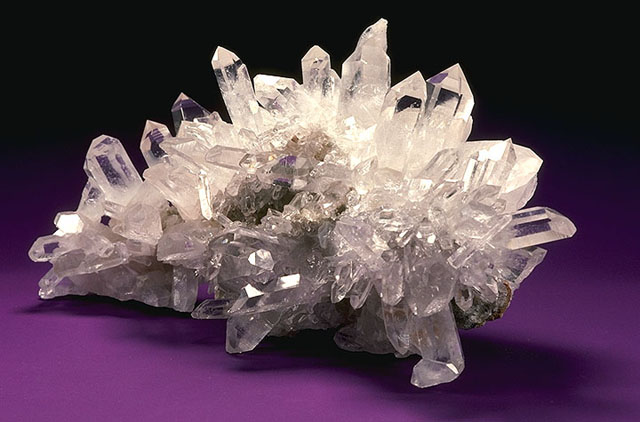
#> input picture crystal.jpg, 640 x 422 px
$ jupyter execute --allow-errors 'Гліб_Стрілець_ФІ-41мн_Lab2.ipynb'
#> lines starting #> are read from the running program, lines starting #| are printed output that depends on the picture
https://www.kaggle.com/datasets/prathamtripathi/drug-classification класифікація ліків

[cell 1]
import pandas as pd
import numpy as np
import matplotlib.pyplot as plt


from sklearn.preprocessing import StandardScaler
from sklearn.decomposition import PCA
from sklearn.manifold import TSNE

import seaborn as sns

from os import listdir
from PIL import Image as PImage

from sklearn.cluster import KMeans
from sklearn.metrics import pairwise_distances_argmin
from sklearn.utils import shuffle

import re
import string

from nltk.tokenize import word_tokenize
from nltk.corpus import stopwords
from nltk.stem import PorterStemmer, WordNetLemmatizer

from collections import Counter

from wordcloud import WordCloud

[cell 2]
# [13 lines left out: functions make_std, pre_processing, not called in this run]

[cell 3]
def transform_column_and_check(column, dictionary): #для перетворення текстових значень
    column = column.apply(check_key_or_add, args = (dictionary,)) #використовуючи словник замінюємо текстові значення
    return column
# [5 lines left out: function check_key_or_add, not called in this run]

#> (a cell that did not finish here is left out)

[cell 5]
BP = {
    'LOW':0, 'NORMAL':1, 'HIGH':2
} #Словник для тиску крові
Cholesterol = {'LOW':0, 'NORMAL':1, 'HIGH':2} #Словник для холестирину
Sex = {'M': 0, 'F': 1} #Словник для статті
Drug = {'drugA': 0, 'drugB': 1, "drugC": 2, "drugX": 3, "DrugY": 4} #Словник для ліків
replace_dict_drug = {"BP":BP, "Cholesterol":Cholesterol, "Sex": Sex,
                "Drug": Drug} #словник словників
#> (the rest of this cell did not finish here and is left out)

[cell 6]
scaler = StandardScaler()
#> (the rest of this cell did not finish here and is left out)

[cell 7]
pca = PCA()
#> (the rest of this cell did not finish here and is left out)

#> (a cell that did not finish here is left out)

#> (a cell that did not finish here is left out)

[cell 10]
pca = PCA(n_components=2)
#> (the rest of this cell did not finish here and is left out)

[cell 11]
tsne = TSNE(n_components=2)
#> (the rest of this cell did not finish here and is left out)

Public Domain, https://commons.wikimedia.org/w/index.php?curid=157164

[cell 12]
crystal = PImage.open("crystal.jpg")
#> crystal is the input picture: PIL image 640x422 RGB; mean R, G, B 94.3, 73.9, 86.7
crystal

[cell 13]
crystal = np.array(crystal, dtype=np.float64) / 255
#> crystal: shape (422, 640, 3) float64
w, h, d = tuple(crystal.shape)
#> w = 422; h = 640; d = 3

[cell 14]
def recreate_image(codebook, labels, w, h):
    return codebook[labels].reshape(w, h, -1)

def quant_img(image, depth = 64):
#> called with depth = 64
    w, h, d = tuple(image.shape)
#> w = 422; h = 640; d = 3
    image_array = np.reshape(image, (w*h, d))
    image_array_sample = shuffle(image_array, random_state=0, n_samples=1_000)
#> image_array_sample = 1000 rows, first 8: [0.278, 0.133, 0.306], [0.643, 0.553, 0.522], [0.627, 0.537, 0.482], [0.361, 0.294, 0.318], [0.475, 0.212, 0.482], [0.0471, 0.0549, 0.051], [0.0902, 0.0784, 0.0431], [0.384, 0.337, 0.345]
    kmeans = KMeans(n_clusters=depth, random_state=0).fit(image_array_sample)
    labels = kmeans.predict(image_array)
    return kmeans, labels

[cell 15]
kmeans_64, labels_64 = quant_img(crystal)
plt.imshow(recreate_image(kmeans_64.cluster_centers_, labels_64, w, h))

[cell 16]
kmeans_32, labels_32 = quant_img(crystal, 32)
plt.imshow(recreate_image(kmeans_32.cluster_centers_, labels_32, w, h))

[cell 17]
kmeans_16, labels_16 = quant_img(crystal, 16)
plt.imshow(recreate_image(kmeans_16.cluster_centers_, labels_16, w, h))

[cell 18]
kmeans_8, labels_8 = quant_img(crystal, 8)
plt.imshow(recreate_image(kmeans_8.cluster_centers_, labels_8, w, h))
#> call 4 of recreate_image, with codebook = array of shape (8, 3), labels = array of shape (270080,), w = 422, h = 640
#> in recreate_image (call 4), `return codebook[labels].reshape(w, h, -1)`:
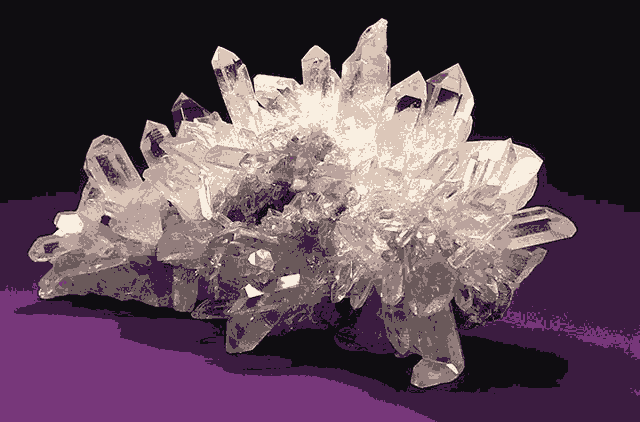
#> returned value: shape (422, 640, 3) float64; mean of channels 0, 1, 2 0.37, 0.291, 0.341; drawn as R, G, B
